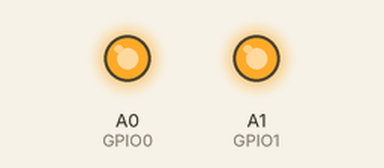
Bench run of a sketch on a simulated Arduino Uno, built with avr-gcc and run on an emulated ATmega328P. Parts: output pins drawn as LEDs (lit = HIGH).

Above: at 0.1 s.
Timing chart, 0 to 1.6 s (numbered marks = the images above):
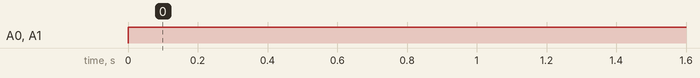

The sketch:

dimmer_light.ino
```cpp
/*
*   dimmer_light.ino
*   Kwang Ng
*/

#define GPIO0   A0
#define GPIO1   A1

void setup() {
    pinMode(GPIO0, OUTPUT);
    pinMode(GPIO1, OUTPUT);
    digitalWrite(GPIO0, LOW);
    digitalWrite(GPIO1, LOW);
}

void loop() {

    // change light level
    lightDimmer(100);

    delay(10000);
}

/*
*   Input: percent: Light level 0%, 50%, 100%
*/
void lightDimmer( uint8_t percent ) {
    switch (percent) {
        case 100:
            digitalWrite(GPIO0, HIGH);
            digitalWrite(GPIO1, HIGH);
            break;
        case 50:
            digitalWrite(GPIO0, HIGH);
            digitalWrite(GPIO1, LOW);
            break;
        case 0:
            digitalWrite(GPIO0, LOW);
            digitalWrite(GPIO1, LOW);
            break;
        default:
            break;
    }
    delay(1000);
}
```

Measured:
- by itself, A0 (GPIO0), A1 (GPIO1): LOW → HIGH at 0.00 s
